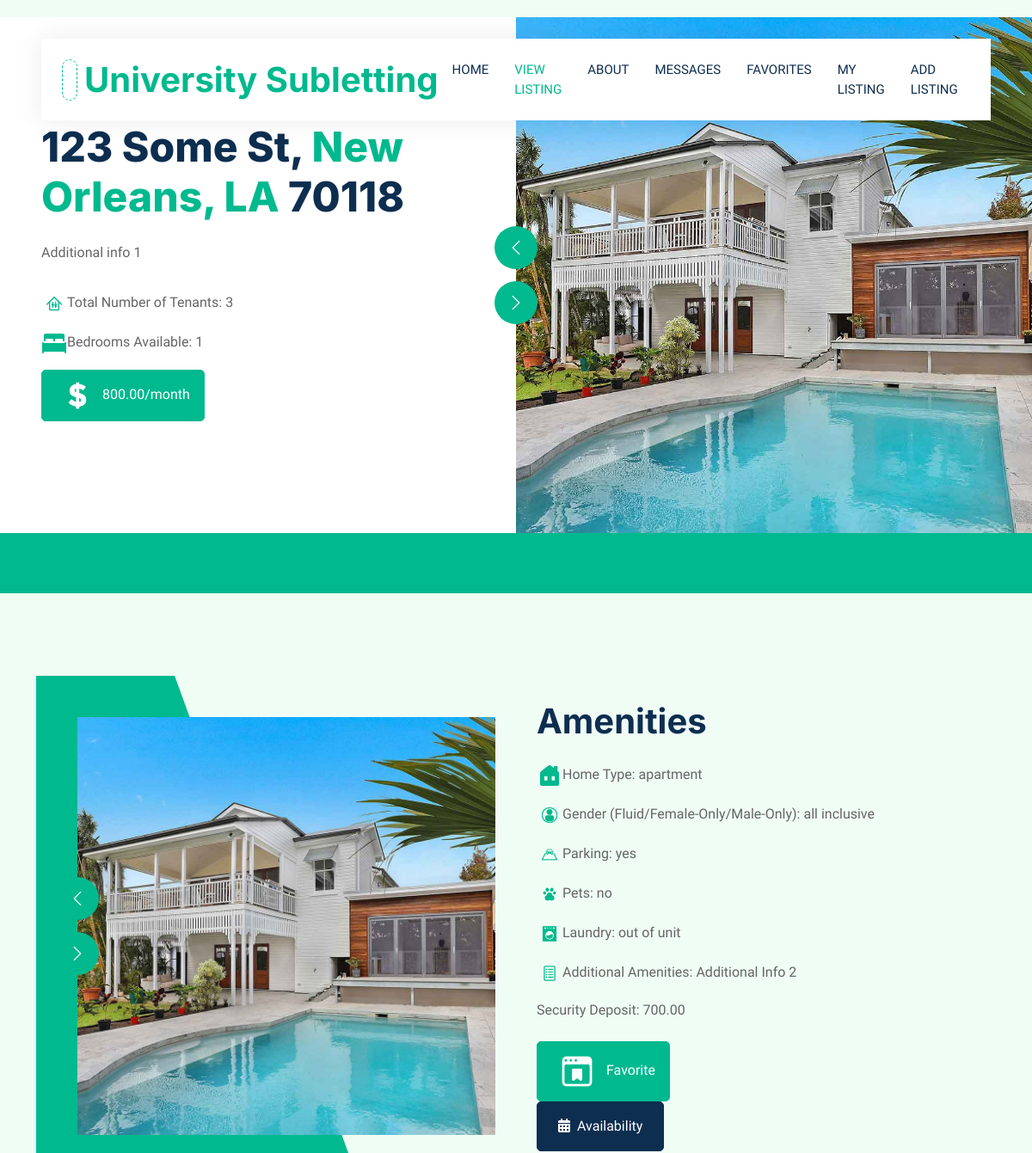
Before: /view_listing/48 (upper part) with the older database file.
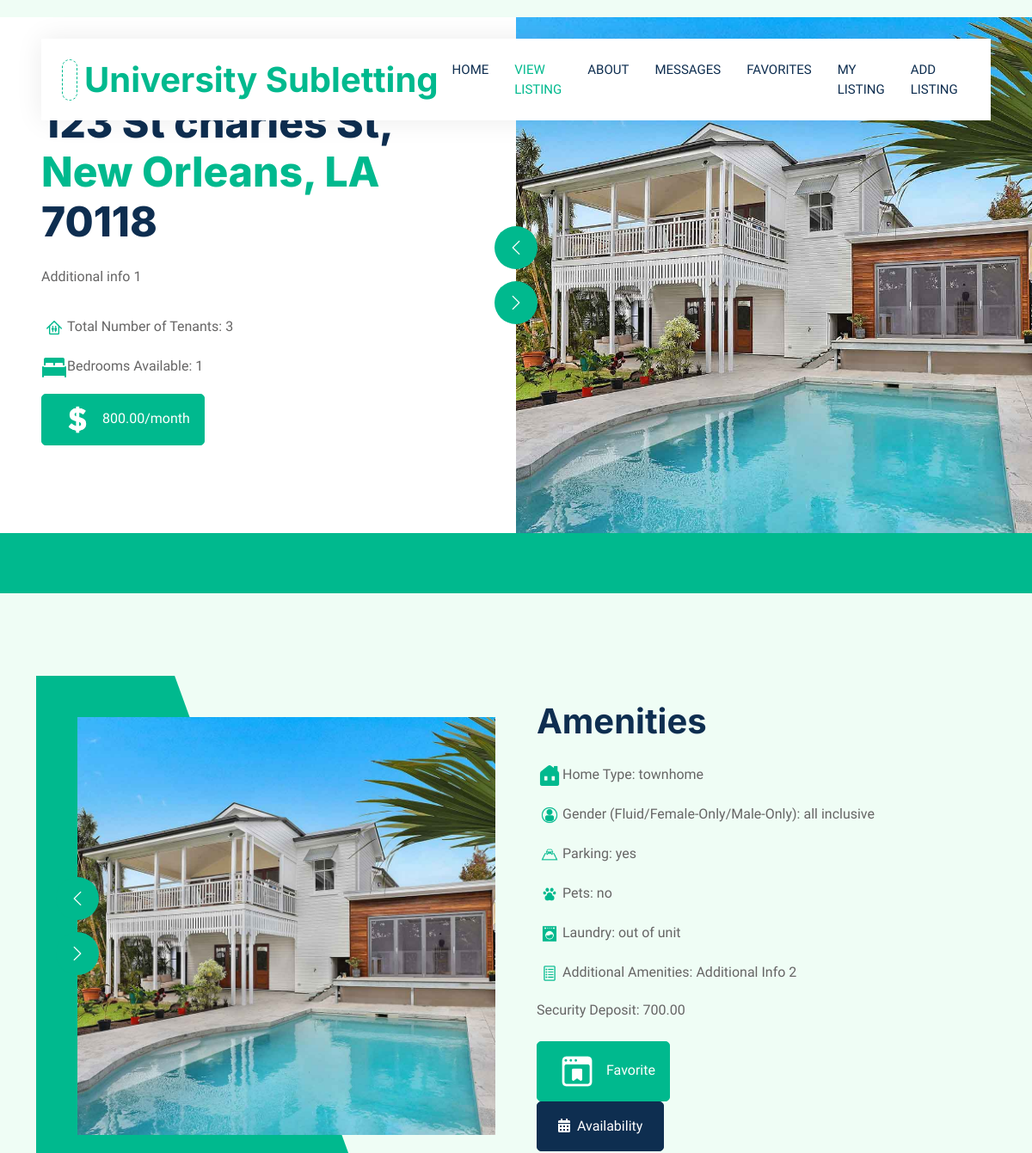
After: the same page with the newer database file.
### hello/models.py (models this page shows)
class allinformation(models.Model):
    user = models.ForeignKey(User, on_delete=models.CASCADE, null=True)
    address = models.CharField(max_length=200, blank=True, null=True)
    city = models.CharField(max_length=200, blank=True, null=True)
    zip = models.IntegerField( blank=True, null=True)
    state = models.CharField(max_length=22, blank=True, null=True)
    hometype = models.CharField(max_length=100, blank=True, null=True)
    monthlyprice = models.DecimalField(max_digits = 100, decimal_places=2, blank=True, null=True)
    securitydeposit = models.DecimalField(max_digits = 100, decimal_places=2, blank=True, null=True)
    numbertenants = models.IntegerField(blank=True, null=True)
    gender = models.CharField(max_length=20, blank=True, null=True)
    beds = models.IntegerField( blank=True, null=True)
    addrentinfo = models.CharField(max_length=300, blank=True, null=True)
    parking = models.CharField(max_length=4, blank=True, null=True)
    pets = models.CharField(max_length=4, blank=True, null=True)
    laundry = models.CharField(max_length=20, blank=True, null=True)
    addamenityinfo = models.CharField(max_length=300, blank=True, null=True)
    image = models.ImageField(upload_to="images/",default="images/image_coming_soon.png", height_field=None, width_field=None, max_length=100,blank=True, null=True)

### hello/views.py (the view)
# urls.py: path("view_listing/<int:listing_id>", views.view_listing, name="view_listing"),
def view_listing(request, listing_id):
    addyinfo = allinformation.objects.filter(id=listing_id).last()
    print("Listing ID:", listing_id)
    return render(request, "hello/view_listing.html", {'addyinfo': addyinfo,})

### hello/templates/hello/view_listing.html (shortened to what the changed rows need)
{% extends "hello/layout.html" %}
{% load static %}
{% block content %}
<!DOCTYPE html>
<html lang="en">
<head>
    <link href="https://cdnjs.cloudflare.com/ajax/libs/font-awesome/5.10.0/css/all.min.css" rel="stylesheet">
    <link href="https://cdn.jsdelivr.net/npm/bootstrap-icons@1.4.1/font/bootstrap-icons.css" rel="stylesheet">
    <link href="{% static 'hello/lib/animate/animate.min.css' %}" rel="stylesheet">
    <link href="{% static 'hello/lib/owlcarousel/assets/owl.carousel.min.css' %}" rel="stylesheet">
    <link href="{% static 'hello/css/bootstrap.min.css' %}" rel="stylesheet">
    <link href="{% static 'hello/css/style.css' %}" rel="stylesheet">
</head>
<body>
    <div class="container-fluid nav-bar bg-transparent">
        <nav class="navbar navbar-expand-lg bg-white navbar-light py-0 px-4">
            <a href="{% url 'home' %}" class="navbar-brand d-flex align-items-center text-center">
                <h1 class="m-0 text-primary">University Subletting</h1>
            </a>
        </nav>
    </div>
    <div class="container-fluid header bg-white p-0">
        <div class="row g-0 align-items-center flex-column-reverse flex-md-row">
            <div class="col-md-6 p-5 mt-lg-2">
                <h1 class="display-5 animated fadeIn mb-4">{{addyinfo.address}}, <span class="text-primary">{{addyinfo.city}}, {{addyinfo.state}}</span> {{addyinfo.zip}}</h1>
                <p class="animated fadeIn mb-4 pb-2">{{addyinfo.addrentinfo}} </p>
                <p><img class="img-fluid" src="{% static 'hello/images/icon-tenants.png'%}" alt="Icon" style="width: 30px; height: 30px;">Total Number of Tenants: {{addyinfo.numbertenants}}</p>
                <p><img class="img-fluid" src="{% static 'hello/images/icon-bed.png'%}" alt="Icon" style="width: 30px; height: 30px;">Bedrooms Available: {{addyinfo.beds}}</p>
                <p class="btn btn-primary py-1 px-3 me-1 animated fadeIn">
                    <img class="img-fluid" src="{% static 'hello/images/icon-dollar.png'%}" alt="Icon" style="width: 50px; height: 50px;">
                    {{addyinfo.monthlyprice}}/month
                </p>
            </div>
        </div>
    </div>
    <div class="container-xxl py-5">
        <div class="container">
            <div class="row g-5 align-items-center">
                <div class="col-lg-6 wow fadeIn" data-wow-delay="0.5s">
                    <h1 class="mb-4">Amenities</h1>
                    <p><img class="img-fluid" src="{% static 'hello/images/icon-house (2).png'%}" alt="Icon" style="width: 30px; height: 30px;">Home Type: {{addyinfo.hometype}}</p>
                    <p><img class="img-fluid" src="{% static 'hello/images/icon-person.png'%}" alt="Icon" style="width: 30px; height: 30px;">Gender (Fluid/Female-Only/Male-Only): {{addyinfo.gender}}</p>
                    <p><img class="img-fluid" src="{% static 'hello/images/icon-parking.png'%}" alt="Icon" style="width: 30px; height: 30px;">Parking: {{addyinfo.parking}}</p>
                    <p><img class="img-fluid" src="{% static 'hello/images/icon-pet.png'%}" alt="Icon" style="width: 30px; height: 30px;">Pets: {{addyinfo.pets}}</p>
                    <p><img class="img-fluid" src="{% static 'hello/images/icon-laundry.png'%}" alt="Icon" style="width: 30px; height: 30px;">Laundry: {{addyinfo.laundry}}</p>
                    <p><img class="img-fluid" src="{% static 'hello/images/icon-misc.png'%}" alt="Icon" style="width: 30px; height: 30px;">Additional Amenities: {{addyinfo.addamenityinfo}}</p>
                    <p class="mb-4">Security Deposit: {{addyinfo.securitydeposit}}</p>
                    <form action = "/addFavorites/" method = "post">
                        <button class="btn btn-primary py-1 px-3 me-1 animated fadeIn" type="submit" name = "favorite" value={{addyinfo.id}}>
                        </button>
                    </form>
                    <a href="" class="btn btn-dark py-3 px-4"><i class="fa fa-calendar-alt me-2"></i>Availability</a>
                </div>
            </div>
        </div>
    </div>
</body>
</html>
{% endblock %}

Changed rows visible on the page:
changed allinformation "New Orleans": address "123 Some St" → "123 St charles St"; hometype "apartment" → "townhome"
